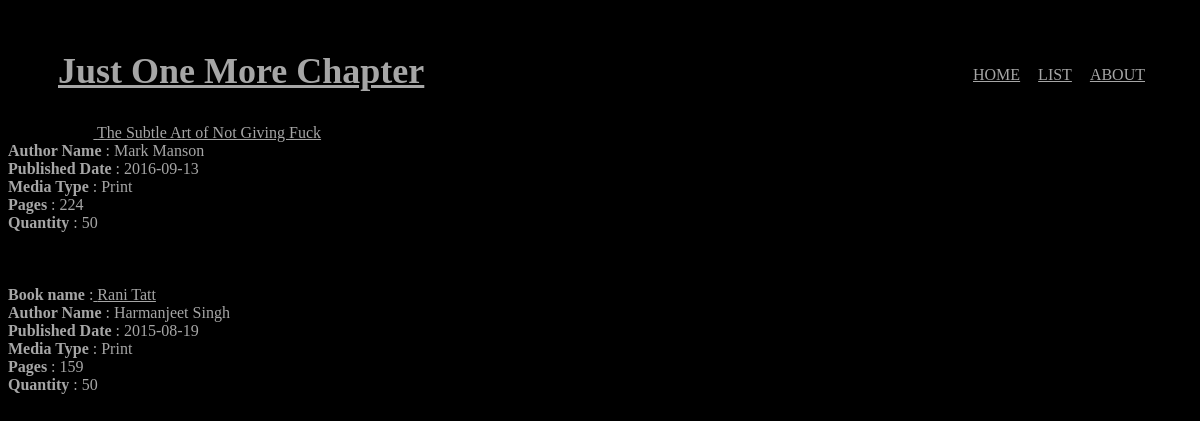
The page /store.php on the database its author committed.
### tables this page shows
CREATE TABLE `bookinventory` (
  `BookId` int(11) NOT NULL,
  `Book_Name` varchar(200) NOT NULL,
  `Book_Author` varchar(50) NOT NULL,
  `Published_Date` date DEFAULT NULL,
  `Media_Type` varchar(50) DEFAULT NULL,
  `Pages` int(10) DEFAULT NULL,
  `Quantity` int(11) DEFAULT NULL
);

### store.php (the view, shortened to what this page needs)
<html>
<head>
</head>
<body>
     <?php
    require('mysqli_connect.php');
   $q = "SELECT * FROM bookinventory";
   $r = @mysqli_query($dbc, $q);
   while($row = mysqli_fetch_array($r , MYSQLI_ASSOC)){
       echo "<strong>Book name </strong>:"."<a href= check-out.php> ".$row['Book_Name']."<a>"."<br>";
       echo "<strong>Author Name </strong>: " .$row['Book_Author']."<br>";
       echo "<strong>Published Date </strong>: " .$row['Published_Date']."<br>";
       echo "<strong>Media Type </strong>: " .$row['Media_Type']."<br>";
       echo "<strong>Pages </strong>: " .$row['Pages']."<br>";
       echo "<strong>Quantity </strong>: " .$row['Quantity']."<br><br><br><br>";
   }
?>
</body>
</html>

### rows shown on the page
bookinventory: Book_Name "The Subtle Art of Not Giving Fuck", Book_Author "Mark Manson", Published_Date "2016-09-13", Media_Type "Print", Pages "224", Quantity "50"
bookinventory: Book_Name "Rani Tatt", Book_Author "Harmanjeet Singh", Published_Date "2015-08-19", Media_Type "Print", Pages "159", Quantity "50"
